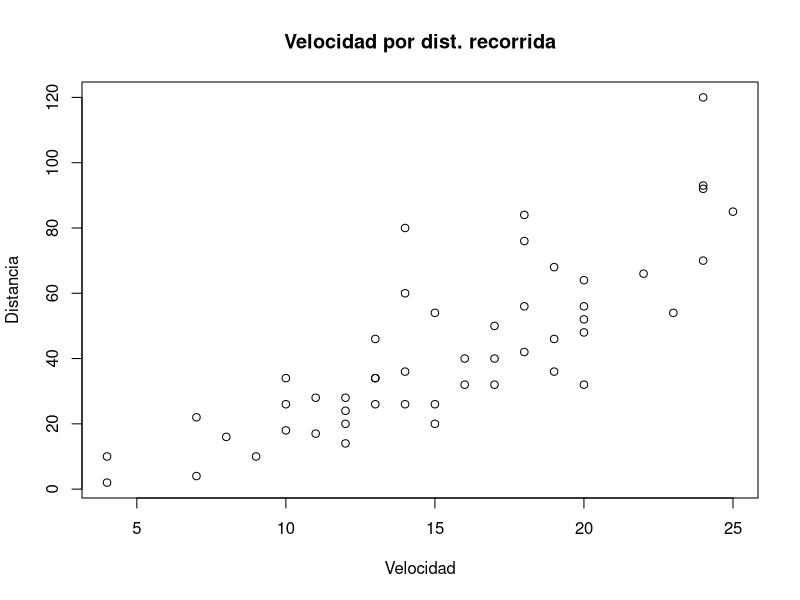
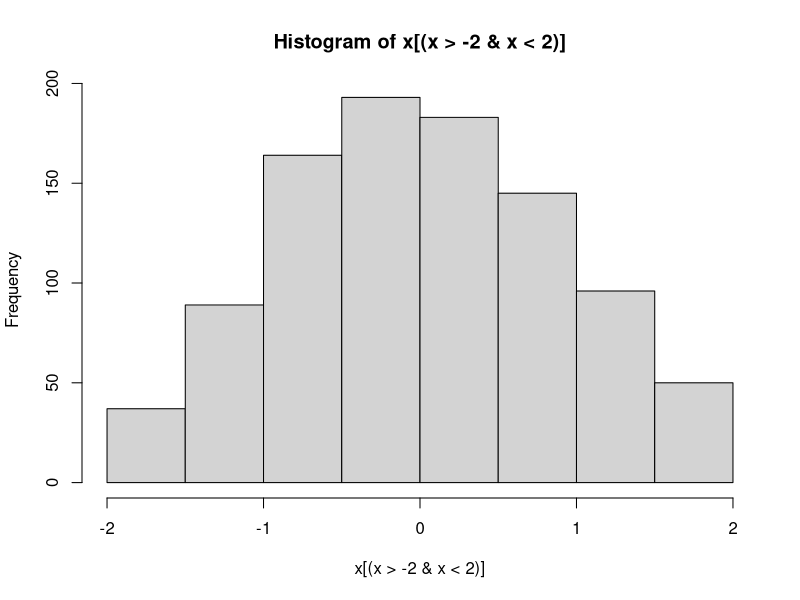
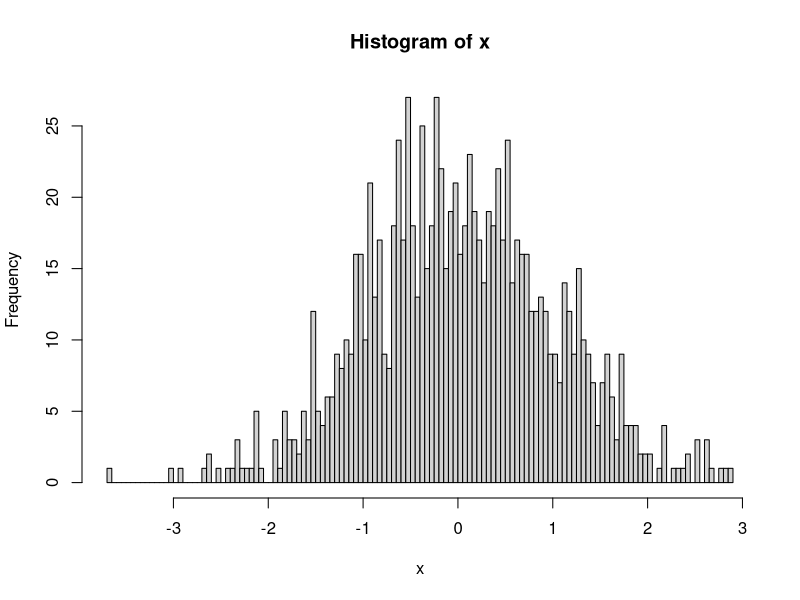
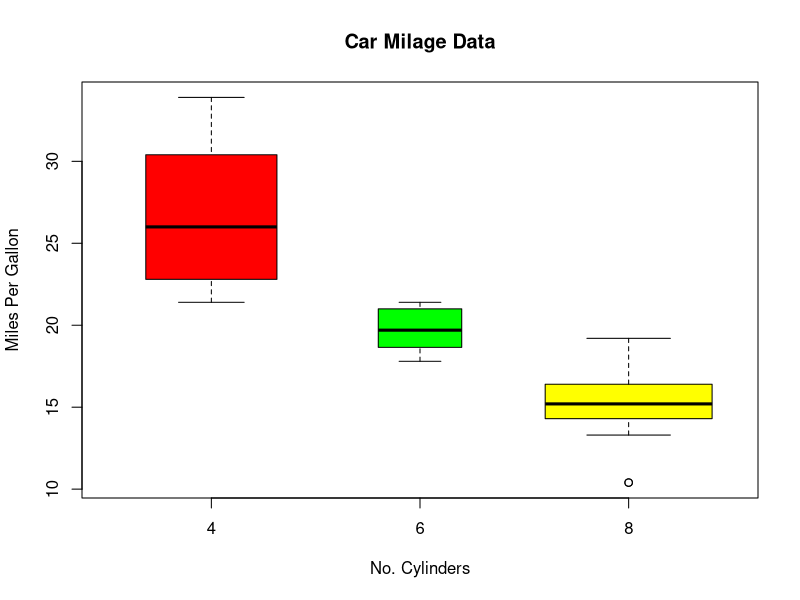
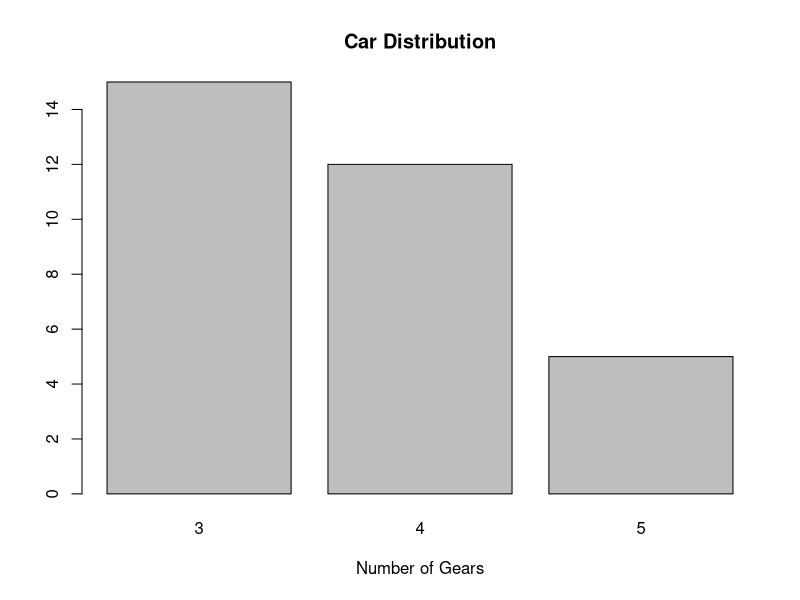
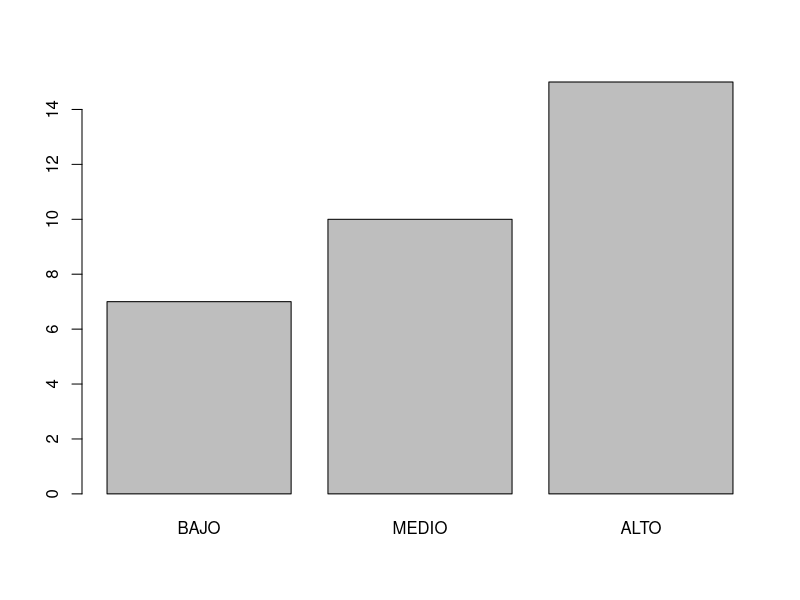
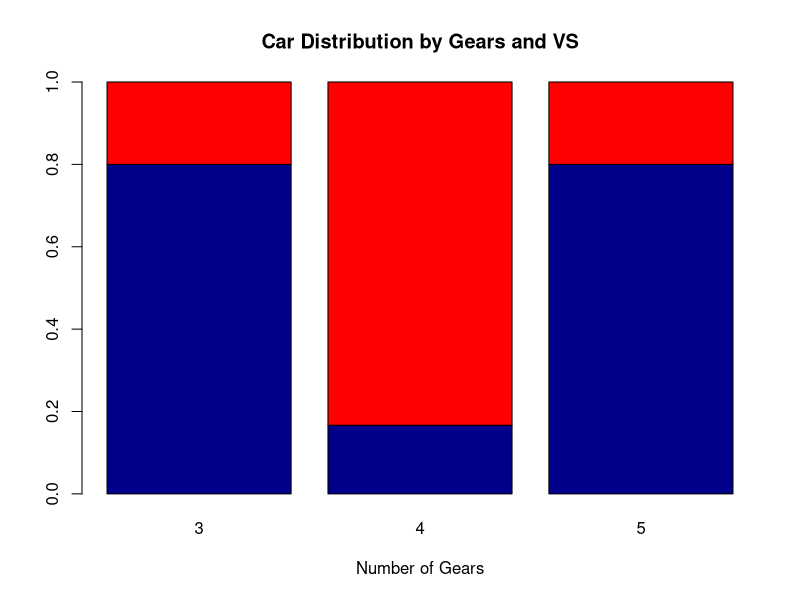
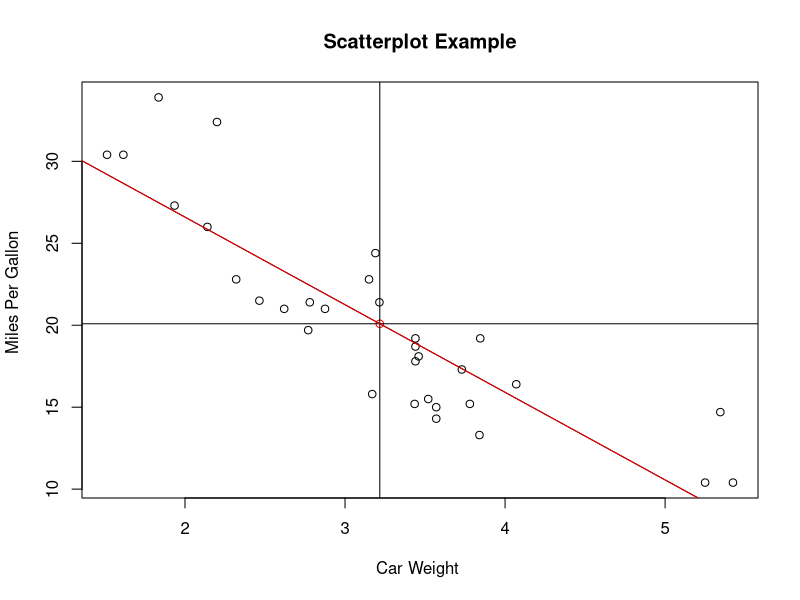

Source code (R) for these figures, in order:
names(mtcars)
data <- mtcars


plot(cars$speed,cars$dist
     ,main="Velocidad por dist. recorrida"
     ,xlab="Velocidad",ylab="Distancia", type="p")


x<-rnorm(1000,0,1)
par(mfrow=c(1,1))
hist(x[(x>-2 & x<2)])
hist(x,breaks=100)


boxplot(mpg~cyl,data=mtcars, main="Car Milage Data"
        , xlab="No. Cylinders", ylab="Miles Per Gallon"
        , col=c("red","green","yellow")
        , width=prop.table(table(mtcars$cyl)))

counts <- table(mtcars$gear)
barplot(counts, main="Car Distribution",
        xlab="Number of Gears")

data$hp2<-NA
data$hp2[data$hp<95]<-"BAJO"
data$hp2[data$hp>=95 & data$hp<150]<-"MEDIO"
data$hp2[data$hp>=150]<-"ALTO"
data$hp2<-factor(data$hp2, levels=c("BAJO","MEDIO","ALTO"), ordered=TRUE)

table(data$hp2,data$hp)

count <- table(data$hp2)
barplot(count)


counts <- prop.table(table(mtcars$vs, mtcars$gear),margin=2)
barplot(counts, main="Car Distribution by Gears and VS",
        xlab="Number of Gears", col=c("darkblue","red"),
        beside=FALSE)


plot(mtcars$wt, mtcars$mpg, main="Scatterplot Example",
     xlab="Car Weight ", ylab="Miles Per Gallon ")
points(mean(mtcars$wt),mean(mtcars$mpg), col="red")
abline(h=mean(mtcars$mpg))
abline(v=mean(mtcars$wt))
abline(a=37.285126, b=-5.344472)
abline(lm(mtcars$mpg~mtcars$wt), col="red")

lm(mtcars$mpg~mtcars$wt)
data$filtro1 <- data$cyl==8
lm(mpg~wt, data=data, subset=data$index)



data[data$cyl=="8",]

#lines(lowess(mtcars$wt,mtcars$mpg), col="blue")



library(MASS)
data(Boston)
plot(Boston$lstat, Boston$medv)
plot(log(Boston$lstat), Boston$medv)
model <- lm(medv ~ log(lstat), data = Boston)
names(model)

Boston$resid<-model$residuals

summary(model)

summary(model$residuals)
confint(model, level = 0.95)

x <-predict(model, data.frame(lstat = c(5, 10, 15), interval = "terms"))

sampleador<-function(p,df){
        index <-sample((1:nrow(df)),round(p*nrow(df),0))
        return(index)
}

ind<-sampleador(0.3, Boston)
train<-Boston[-ind,]
test<-Boston[ind,]

model <- lm(medv ~ log(lstat), data = Boston)

Boston[,-2]

pairs(Boston[,10:14])

model <- lm(medv ~ ., data = train)
model <- lm(medv ~ . - lstat + log(lstat), data = Boston)
summary(model)

model <- lm(medv ~ . - lstat + log(lstat) - tax - rad, data = train)
preds<-predict(model, test[,-14])

mean((preds-test$medv)^2)

preds_train<-predict(model, train[,-14])
mean((preds_train-train$medv)^2)
